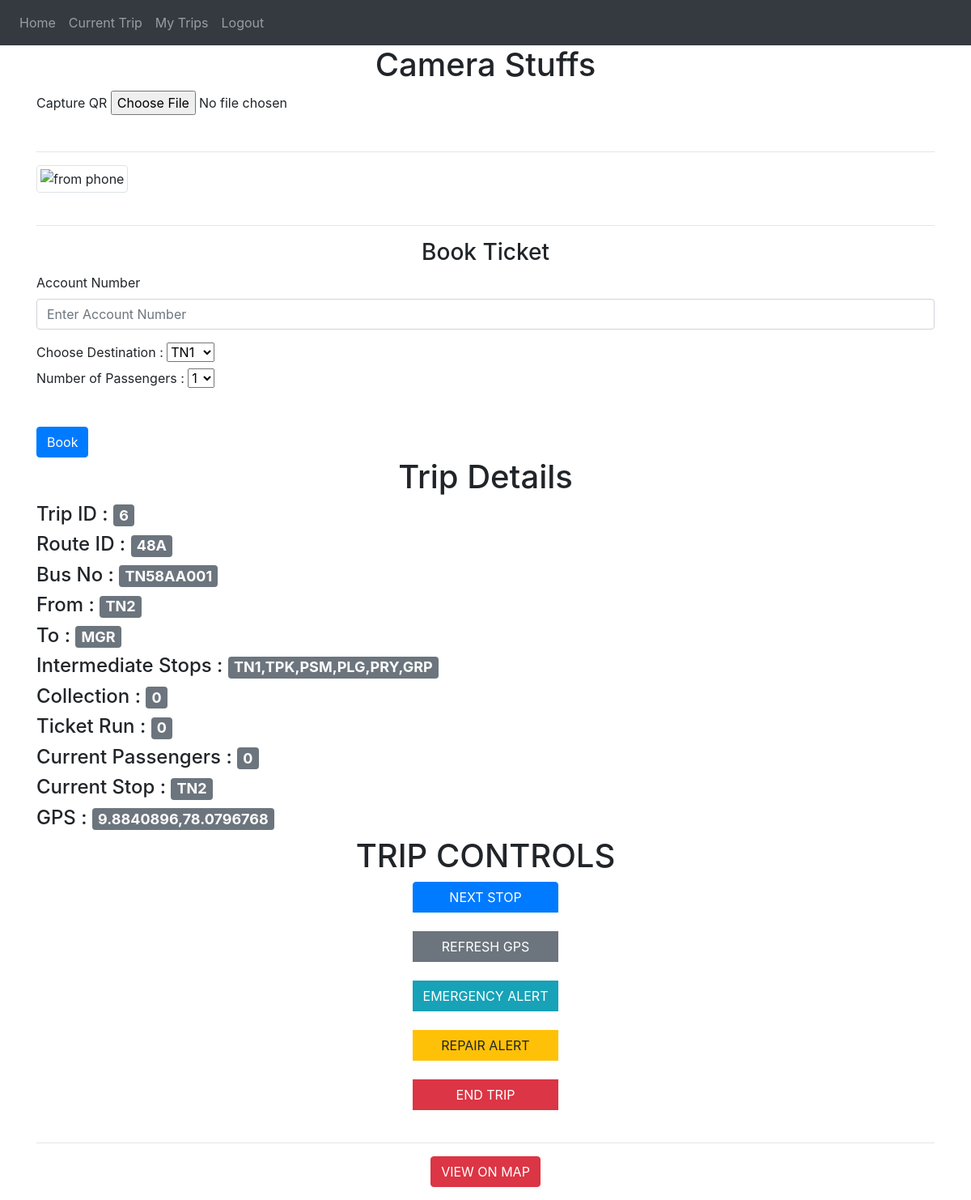
The page /conductor-current-trip (signed in) on the database as committed earlier.
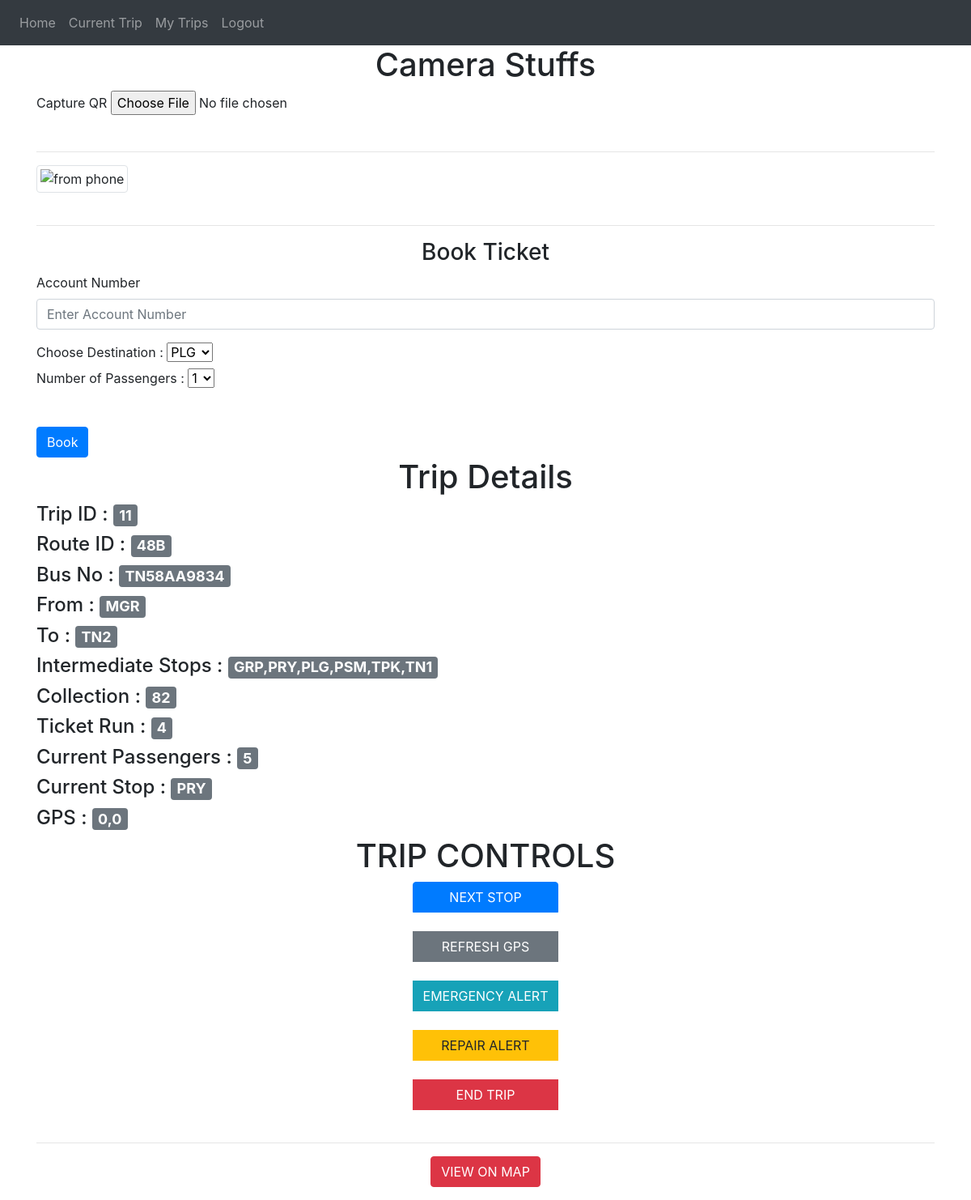
The same page on the database as committed later.
### website/models.py (models this page shows)
class Trip(db.Model,UserMixin):
    trip_id = db.Column(db.Integer , primary_key = True)
    route_id = db.Column(db.String(100))
    conductor_id = db.Column(db.Integer , db.ForeignKey('user.id'))
    date = db.Column(db.String(100))
    collection = db.Column(db.Integer)
    ticket_run = db.Column(db.Integer)
    start_time =db.Column(db.String(100))
    end_time = db.Column(db.String(100))
    status =db.Column(db.String(1))
    current_passengers= db.Column(db.Integer)
    current_stop = db.Column(db.String)
    bus_no = db.Column(db.String)
    gps = db.Column(db.String)
    tickets = db.relationship('Ticket')

class Route(db.Model):
    route_id = db.Column(db.Text , primary_key = True)
    start =db.Column(db.String(100))
    end =db.Column(db.String(100))
    stops = db.Column(db.String(100))

### website/views.py (the view, shortened to what this page needs)
@views.route('/conductor-current-trip', methods=['GET', 'POST'])
@login_required
def conductor_current_trip ():
    conductor_details = Conductor_details.query.filter_by(conductor_id = current_user.id).first()
    if conductor_details.current_trip_id :
        trip = Trip.query.filter_by(trip_id= conductor_details.current_trip_id).first()
        route = Route.query.filter_by(route_id = trip.route_id ).first()
        display_stops = route.start +"," +route.stops + "," + route.end
        display_stops = display_stops.split(",")
        curr_stop = trip.current_stop
        curr_index = display_stops.index(curr_stop)
        display_stops = display_stops[curr_index+1:]
        return render_template("conductor_current_trip.html" , user = current_user , cd=conductor_details ,trip = trip ,route=route,display_stops = display_stops)
    return render_template("conductor_current_trip.html" , user = current_user, cd = conductor_details)

### website/__init__.py (called while the page is built)
def create_app():
    app = Flask(__name__)
    app.config['SECRET_KEY'] = '#itsactuallyapassword'
    app.config['SQLALCHEMY_DATABASE_URI'] = f'sqlite:///{DB_NAME}'
    db.init_app(app)
    from .views import views
    from .auth import auth
    app.register_blueprint(views, url_prefix='/')
    app.register_blueprint(auth, url_prefix='/')
    from .models import User, Conductor_details
    create_database(app)
    login_manager = LoginManager()
    login_manager.login_view = 'auth.login'
    login_manager.init_app(app)
    @login_manager.user_loader
    def load_user(id):
        return User.query.get(int(id))
    return app

### website/templates/conductor_current_trip.html (shortened to what this page needs)
{% extends "base.html" %}
{% block content %}
{%if trip%}
<div>
    <div>
        <h1 align = "center">
            Camera Stuffs
        </h1>
<div>
        <form action="#" id="myform" enctype="multipart/form-data">
            <label for="capture">Capture QR</label>
            <input type="file"
            id="capture"
            accept="image/*"
            capture
            />
            <br/>
        </form>
        <br>
        <hr>
        {%if 1%}
        <img class = "img-fluid img-thumbnail " src="" id="img" alt="from phone"/>
        {%endif%}
</div>
    </div>
<br><hr>
    <form method="POST">
        <h3 align="center">Book Ticket</h3>
        <div class="form-group">
            <label for="email">Account Number</label>
            <input
                type="text"
                class="form-control"
                id="account_number"
                name="account_number"
                placeholder="Enter Account Number"
            />
            </div>
            <div class="form-group input-group-lg">
            <label for="to">Choose Destination      :</label>
            <select id="to" name="to" class="form-grp">
                {%for stop in display_stops%}
                <option value={{stop}}>{{stop}}</option>
                {%endfor%}
            </select>
            <div class="form-group">
            <label for="no">Number of Passengers  :</label>
            <select id="no" name="no" >
                {%for i in range(1,10)%}
                <option value={{i}}>{{i}}</option>
                {%endfor%}
            </select>
        </div>
        <br>
        <button type="submit" class="btn btn-primary">Book</button>
    </form>
    <div>
        <h1 align = "center">Trip Details</h1>
        <h4>Trip ID            :    <span class="badge bg-secondary btn-primary">{{trip.trip_id}}</span></h4>
        <h4>Route ID           :    <span class="badge bg-secondary btn-primary">{{trip.route_id}}</span></h4>
        <h4>Bus No             :    <span class="badge bg-secondary btn-primary">{{trip.bus_no}}</span></h4>
        <h4>From               :    <span class="badge bg-secondary btn-primary">{{route.start}}</span></h4>
        <h4>To                 :    <span class="badge bg-secondary btn-primary">{{route.end}}</span></h4>
        <h4>Intermediate Stops :    <span class="badge bg-secondary btn-primary">{{route.stops}}</span></h4>
        <h4>Collection         :    <span class="badge bg-secondary btn-primary">{{trip.collection}}</span></h4>
        <h4>Ticket Run         :    <span class="badge bg-secondary btn-primary">{{trip.ticket_run}}</span></h4>
        <h4>Current Passengers :    <span class="badge bg-secondary btn-primary">{{trip.current_passengers}}</span></h4>
        <h4>Current Stop       :    <span class="badge bg-secondary btn-primary">{{trip.current_stop}}</span></h4>
        <h4>GPS                :    <span class="badge bg-secondary btn-primary">{{trip.gps}}</span></h4>
    </div>
    <div align = "center"  >
        <h1 align = "center">TRIP CONTROLS</h1>
        <div class="btn-group-vertical" role="group" aria-label="Vertical button group" >
        <a class="btn  btn-primary  " href="/conductor-utility-next-stop/{{cd.current_trip_id}} " role="button"  > NEXT STOP  </a><br>
        <button type = "button " class = "btn btn-secondary" onclick="refreshGPS()" >REFRESH GPS</button><br>
        <a class="btn  btn-info " href="/conductor-utility-emergency-alert/{{route}} " role="button"  >EMERGENCY ALERT</a><br>
        <a class="btn  btn-warning " href="/conductor-utility-repair-alert/{{cd.current_trip_id}} " role="button"  >REPAIR ALERT</a><br>
        <a class="btn  btn-danger " href="/conductor-utility-end-trip/{{cd.current_trip_id}} " role="button"  > END TRIP </a><br>
    </div>
<br><hr>
<a class="btn  btn-danger " href="/utility-view-map/{{cd.current_trip_id}} " role="button"  > VIEW ON MAP </a><br>
</div>
{%endif%}
{% endblock %}

Rows that differ between the two databases and show on the page:
removed Trip: trip_id "6", route_id "48A", bus_no "TN58AA001", collection "0", ticket_run "0", current_passengers "0", current_stop "TN2", gps "9.8840896,78.0796768"
no longer on this page (row unchanged): Route: start "TN2", end "MGR", stops "TN1,TPK,PSM,PLG,PRY,GRP"
added Trip: trip_id "11", route_id "48B", bus_no "TN58AA9834", collection "82", ticket_run "4", current_passengers "5", current_stop "PRY", gps "0,0"
now on this page (row unchanged): Route: start "MGR", end "TN2", stops "GRP,PRY,PLG,PSM,TPK,TN1"
Other text that changed with them:
form field to: "TN1" → "PLG"
